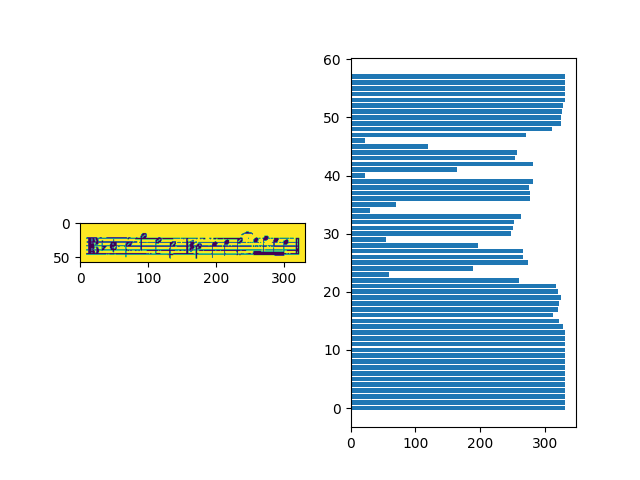

The script that drew this image:
from PIL import Image
from matplotlib import pyplot as plt
import numpy as np

def load_img(file):
    with open (file) as p:
        im = Image.open(file)
        im = im.convert('L')
    return im

if __name__ == '__main__':
    img = load_img("./music-notes.png")
    pix = np.array(img.getdata()).reshape(img.size[1], img.size[0])
    pix = (pix>220)
    fig, (ax1, ax2) = plt.subplots(1, 2)
    ax1.imshow(pix)
    ax2.barh(range(pix.shape[0]), np.sum(pix, axis=1))
    ax2.figure.set_size_inches(ax1.figure.get_size_inches())
    

    plt.show()
